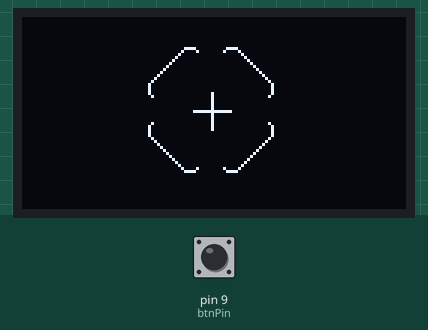
This sketch was run on a simulated Arduino Uno, built with avr-gcc and run on an emulated ATmega328P. Shown: 128×64 one-colour display. The inputs (shaded band) are chosen by the test bench; at power-on: pin 9 (btnPin) HIGH.

Above: at 0.12 s.
At 0.92 s:
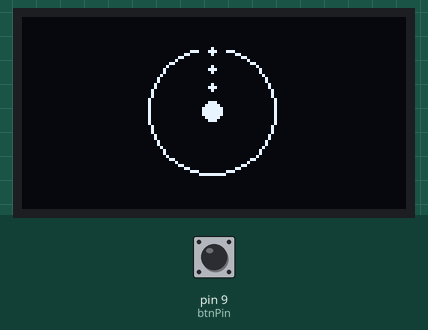
1.3 s: pin 9 (btnPin) pulled LOW for 3.2 s
At 4.89 s:
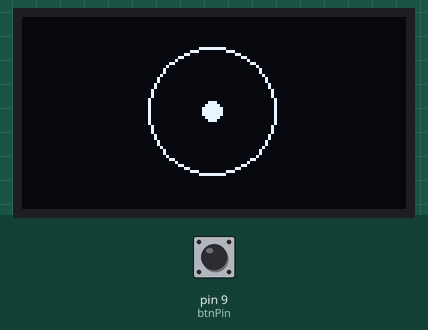
Timing chart, 0 to 6.4 s (numbered marks = the images above; inputs shaded):
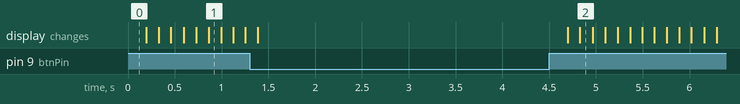

The sketch:

nerf_Aim.ino
```cpp
#include <Arduino.h>
#include <U8g2lib.h>

#ifdef U8X8_HAVE_HW_SPI
#include <SPI.h>
#endif
#ifdef U8X8_HAVE_HW_I2C
#include <Wire.h>
#endif

U8G2_SSD1306_128X64_NONAME_F_HW_I2C u8g(U8G2_R0, /* reset=*/ U8X8_PIN_NONE);
//U8G2_SSD1306_128X64_NONAME_F_SW_I2C u8g(U8G2_R0, /* clock=*/ 13, /* data=*/ 11, /* reset=*/ 8);
//U8G2_SSD1306_128X64_NONAME_F_SW_I2C u8g(U8G2_R0, /* clock=*/ SCL, /* data=*/ SDA, /* reset=*/ U8X8_PIN_NONE);   // All Boards without Reset of the Display
//U8G2_SSD1306_128X64_NONAME_F_6800 u8g(U8G2_R0, 13, 11, 2, 3, 4, 5, 6, A4, /*enable=*/ 7, /*cs=*/ 10, /*dc=*/ 9, /*reset=*/ 8);
//U8G2_SSD1306_128X64_NONAME_F_8080 u8g(U8G2_R0, 13, 11, 2, 3, 4, 5, 6, A4, /*enable=*/ 7, /*cs=*/ 10, /*dc=*/ 9, /*reset=*/ 8);

const int btnPin = 9;
int draw_state = 0;

void nerfCross() { // +
  u8g.drawLine(63, 25, 63, 37);
  u8g.drawLine(57, 31, 69, 31);
}
void nerfCrossB() { // ++
  u8g.drawLine(63, 15, 63, 46);
  u8g.drawLine(47, 31, 78, 31);
}
void nerfWarp() { // []
  u8g.drawLine(5, 0, 0, 5); //L
  u8g.drawLine(0, 5, 0, 58);
  u8g.drawLine(0, 58, 5, 63);
  u8g.drawLine(122, 0, 127, 5); //R
  u8g.drawLine(127, 5, 127, 58);
  u8g.drawLine(127, 58, 122, 63);
}
void intbox() { // < >
  u8g.drawLine(58, 11, 57, 10); //1
  u8g.drawLine(57, 10, 54, 10);
  u8g.drawLine(54, 10, 42, 22);
  u8g.drawLine(42, 22, 42, 25);
  u8g.drawLine(42, 25, 43, 26);
  u8g.drawLine(43, 35, 42, 36); //2
  u8g.drawLine(42, 36, 42, 39);
  u8g.drawLine(42, 39, 54, 51);
  u8g.drawLine(54, 51, 57, 51);
  u8g.drawLine(57, 51, 58, 50);
  u8g.drawLine(67, 11, 68, 10); //3
  u8g.drawLine(68, 10, 71, 10);
  u8g.drawLine(71, 10, 83, 22);
  u8g.drawLine(83, 22, 83, 25);
  u8g.drawLine(83, 25, 82, 26);
  u8g.drawLine(82, 35, 83, 36); //4
  u8g.drawLine(83, 36, 83, 39);
  u8g.drawLine(83, 39, 71, 51);
  u8g.drawLine(71, 51, 68, 51);
  u8g.drawLine(68, 51, 67, 50);
}
void intboxB() {
  u8g.drawLine(55, 1, 54, 0); //1
  u8g.drawLine(54, 0, 50, 0);
  u8g.drawLine(50, 0, 32, 18);
  u8g.drawLine(32, 18, 32, 22);
  u8g.drawLine(32, 22, 33, 23);
  u8g.drawLine(33, 39, 32, 40); //2
  u8g.drawLine(32, 40, 32, 44);
  u8g.drawLine(32, 44, 50, 62);
  u8g.drawLine(50, 62, 54, 62);
  u8g.drawLine(54, 62, 55, 61);
  u8g.drawLine(71, 1, 72, 0); //3
  u8g.drawLine(72, 0, 76, 0);
  u8g.drawLine(76, 0, 94, 18);
  u8g.drawLine(94, 18, 94, 22);
  u8g.drawLine(94, 22, 93, 23);
  u8g.drawLine(93, 39, 94, 40); //4
  u8g.drawLine(94, 40, 94, 44);
  u8g.drawLine(94, 44, 76, 62);
  u8g.drawLine(76, 62, 72, 62);
  u8g.drawLine(72, 62, 71, 61);
}

void discWarp() {
  u8g.drawCircle(63, 31, 63, U8G2_DRAW_ALL); // 空心圆
  //u8g.drawCircle(63,31, 31, U8G2_DRAW_ALL);
}

void disci() {
  u8g.drawDisc(63, 31, 3); // 实心圆
}
void discAim() {
  u8g.drawCircle(63, 31, 21, U8G2_DRAW_ALL);; // 空心圆
  u8g.drawDisc(63, 31, 3); // 实心圆
}
void discAim2() {
  u8g.drawCircle(63, 31, 21, U8G2_DRAW_ALL);; // 空心圆
  u8g.setDrawColor(0); //透明色
  u8g.drawBox(59, 8, 9, 5); // 方块
  u8g.setDrawColor(1);
  u8g.drawDisc(63, 31, 3); // 实心圆
  u8g.drawDisc(63, 23, 1);
  u8g.drawDisc(63, 17, 1);
  u8g.drawDisc(63, 11, 1);
}
void discAim3() {
  u8g.drawCircle(63, 31, 31, U8G2_DRAW_ALL);
  u8g.drawDisc(63, 31, 3, U8G2_DRAW_ALL);
  u8g.drawLine(32, 31, 42, 31);
  u8g.drawLine(94, 31, 84, 31);
  u8g.drawLine(63, 0, 63, 11);
  u8g.drawLine(63, 62, 63, 52);
}
void lineAim() {
  u8g.drawDisc(63, 31, 3, U8G2_DRAW_ALL);
  u8g.drawLine(53, 31, 43, 31);
  u8g.drawLine(73, 31, 83, 31);
}

void nerf_Aim(void) {
  //nerfCross();
  //nerfCrossB();
  //nerfWarp();
  //intbox();
  //intboxB();
  //discWarp();
  //discAim();
  //discAim2();
  //discAim3();
  //lineAim();
  //u8g.drawCircle(63,31, 31, U8G2_DRAW_ALL);

  /**/
  switch (draw_state) {
    case 0: nerfCross(); intbox(); break;
    case 1: nerfCrossB(); intboxB(); break;
    case 2: nerfWarp(); nerfCross(); intbox(); break;
    case 3: discAim(); break;
    case 4: discWarp(); discAim(); break;
    case 5: discWarp(); disci(); break;
    case 6: discAim2(); break;
    case 7: discAim3(); break;
    case 8: lineAim(); break;
    default: lineAim();
  }

}

void setup(void) {
  //Serial.begin(9600);
  pinMode(btnPin,INPUT_PULLUP); // INPUT or OUTPUT
  u8g.begin();
}
void loop(void) {
  u8g.clearBuffer();         // clear the internal memory
  nerf_Aim();
  u8g.sendBuffer();          // transfer internal memory to the display

  int reading = digitalRead(btnPin);
  //Serial.println(reading);
  if(reading==HIGH){
    draw_state++;
  }else{
  }
  if(draw_state>= 9){
    draw_state = 0;
  }
  delay(100);
}
```
